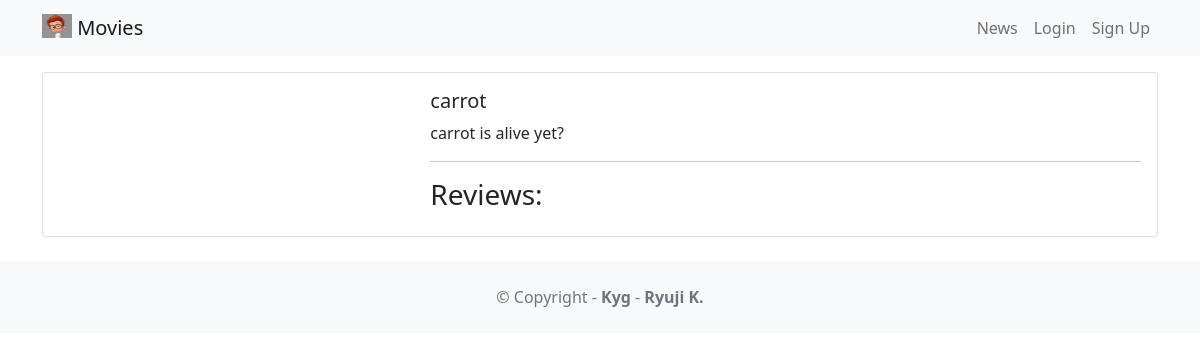
/movie/5, run on an earlier commit of the app's database.
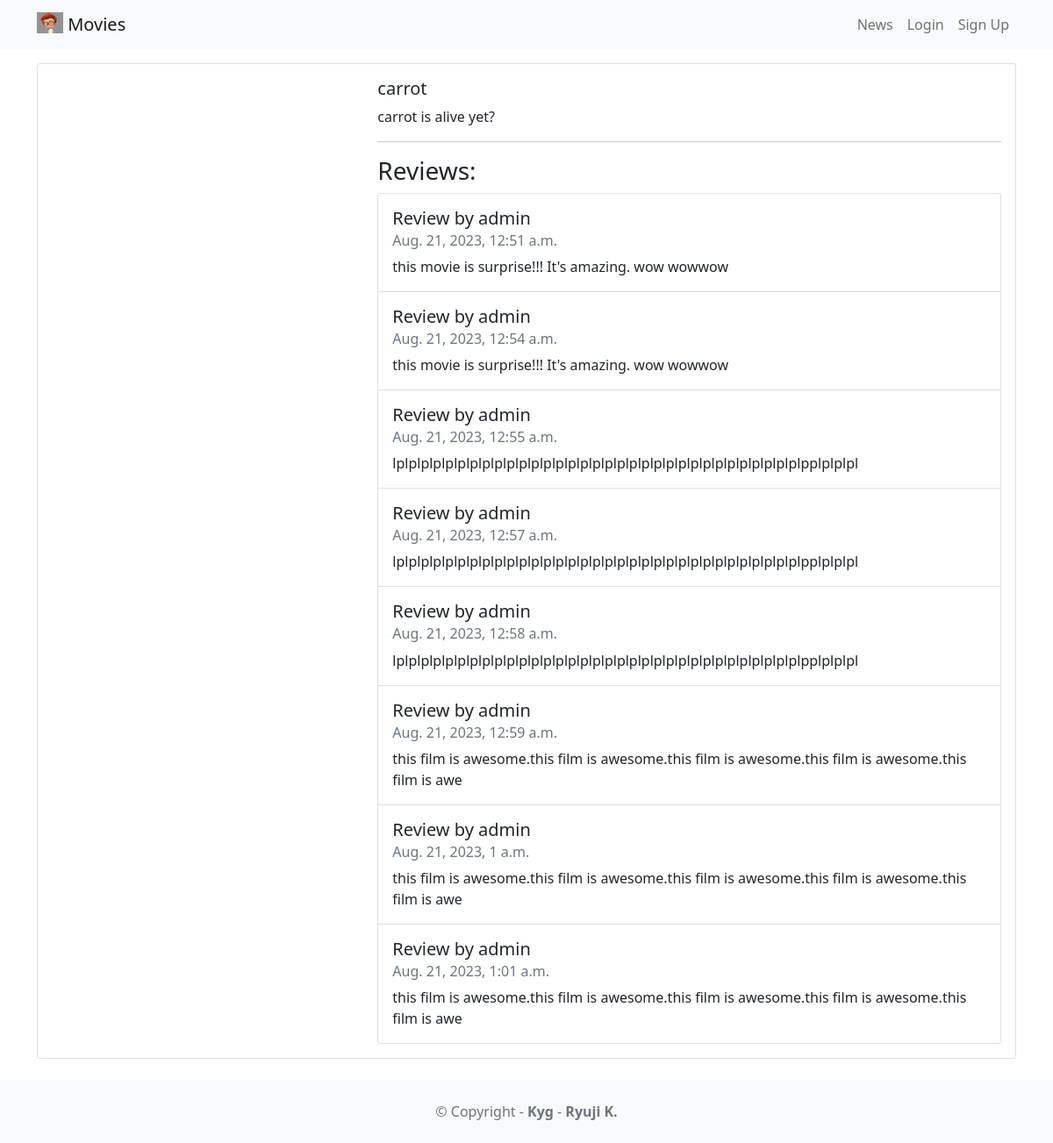
And on a later commit of the database.
### movie/models.py (models this page shows, shortened)
class Movie(models.Model):
  title = models.CharField(max_length=100)
  description = models.CharField(max_length=250)
  image = models.ImageField(upload_to='movie/images/')
  url = models.URLField(blank=True)

class Review(models.Model):
  text = models.TextField(max_length=100)
  date = models.DateTimeField(auto_now_add=True)
  user = models.ForeignKey(User, on_delete=models.CASCADE)
  movie = models.ForeignKey(Movie, on_delete=models.CASCADE)
  watchAgain = models.BooleanField()

### movie/views.py (the view)
# urls.py: path('<int:movie_id>', views.detail, name='detail'),
def detail(request, movie_id):
  movie = get_object_or_404(Movie, pk=movie_id)
  reviews = Review.objects.filter(movie = movie)
  return render(request, 'detail.html', {'movie': movie, 'reviews': reviews})

### movie/templates/detail.html (shortened to what this page needs)
{% extends 'base.html' %} {% block content %}
<div class="card mb-3">
  <div class="row g-0">
    <div class="col-md-4">
    </div>
    <div class="col-md-8">
      <div class="card-body">
        <h5 class="card-title">{{ movie.title }}</h5>
        <p class="card-text">{{ movie.description }}</p>
        <hr />
        <h3>Reviews:</h3>
        <ul class="list-group">
          {% for review in reviews %}
          <li class="list-group-item pb-3 pt-3">
            <h5 class="card-title">Review by {{ review.user.username }}</h5>
            <h6 class="card-subtitle mb-2 text-muted">{{ review.date }}</h6>
            <p class="card-text">{{ review.text }}</p>
          </li>
          {% endfor %}
        </ul>
      </div>
    </div>
  </div>
</div>
{% endblock content %}

### moviereviews/templates/base.html (shortened to what this page needs)
<!DOCTYPE html>
<html>
  <head>
    <link
      href="https://cdn.jsdelivr.net/npm/bootstrap@5.1.1/dist/css/bootstrap.min.css"
      rel="stylesheet"
    />
  </head>
  <body>
    <nav class="navbar navbar-expand-lg navbar-light bg-light mb-3">
      <div class="container">
        <a class="navbar-brand" href="{% url 'home' %}">
          {% load static %}
          <img
            src="{% static 'images/movie00.jpg' %}"
            alt=""
            width="30"
            height="24"
            class="d-inline-block align-text-top"
          />
          Movies
        </a>
        <div class="collapse navbar-collapse" id="navbarNavAltMarkup">
          <div class="navbar-nav ms-auto">
            <a class="nav-link" href="{% url 'news' %}">News</a>
            {% if user.is_authenticated %}
            <a class="nav-link" href="{% url 'logoutaccount' %}"
              >LogOut({{user.username}})</a
            >
            {% else %}
            <a class="nav-link" href="{% url 'loginaccount' %}">Login</a>
            <a class="nav-link" href="{% url 'signupaccount' %}">Sign Up</a>
            {% endif %}
          </div>
        </div>
      </div>
    </nav>
    <div class="container">{% block content %} {% endblock content %}</div>
    <footer class="text-center text-lg-start bg-light text-muted mt-4">
      <div class="text-center p-4">
        © Copyright -
        <a
          class="text-reset fw-bold text-decoration-none"
          target="_blank"
          href="https://learning.oreilly.com/library/view/django-4-for"
        >
          Kyg
        </a>
        -
        <a
          class="text-reset fw-bold text-decoration-none"
          target="_blank"
          href="https://learning.oreilly.com/library/view/django-4-for"
        >
          Ryuji K.
        </a>
      </div>
    </footer>
  </body>
</html>

What changed in the data, as far as the page shows it:
added Review: user.username "admin", date "Aug. 21, 2023, 12:51 a.m.", text "this movie is surprise!!! It's amazing. wow wowwow"
added Review: user.username "admin", date "Aug. 21, 2023, 12:54 a.m.", text "this movie is surprise!!! It's amazing. wow wowwow"
added Review: user.username "admin", date "Aug. 21, 2023, 12:55 a.m.", text "lplplplplplplplplplplplplplplplplplplplplplplplplplplplplplplplplplpplplplpl"
added Review: user.username "admin", date "Aug. 21, 2023, 12:57 a.m.", text "lplplplplplplplplplplplplplplplplplplplplplplplplplplplplplplplplplpplplplpl"
added Review: user.username "admin", date "Aug. 21, 2023, 12:58 a.m.", text "lplplplplplplplplplplplplplplplplplplplplplplplplplplplplplplplplplpplplplpl"
added Review: user.username "admin", date "Aug. 21, 2023, 12:59 a.m.", text "this film is awesome.this film is awesome.this film is awesome.this film is awesome.this film is awe"
added Review: user.username "admin", date "Aug. 21, 2023, 1 a.m.", text "this film is awesome.this film is awesome.this film is awesome.this film is awesome.this film is awe"
added Review: user.username "admin", date "Aug. 21, 2023, 1:01 a.m.", text "this film is awesome.this film is awesome.this film is awesome.this film is awesome.this film is awe"
